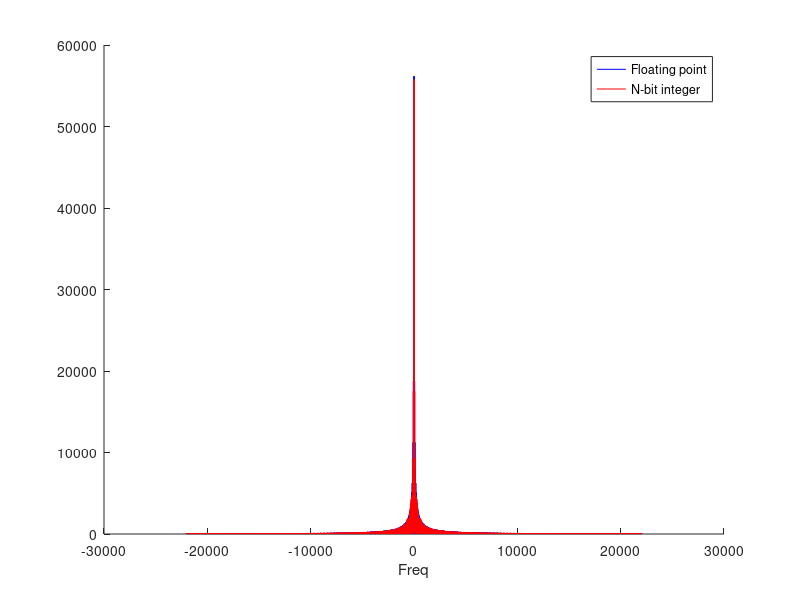
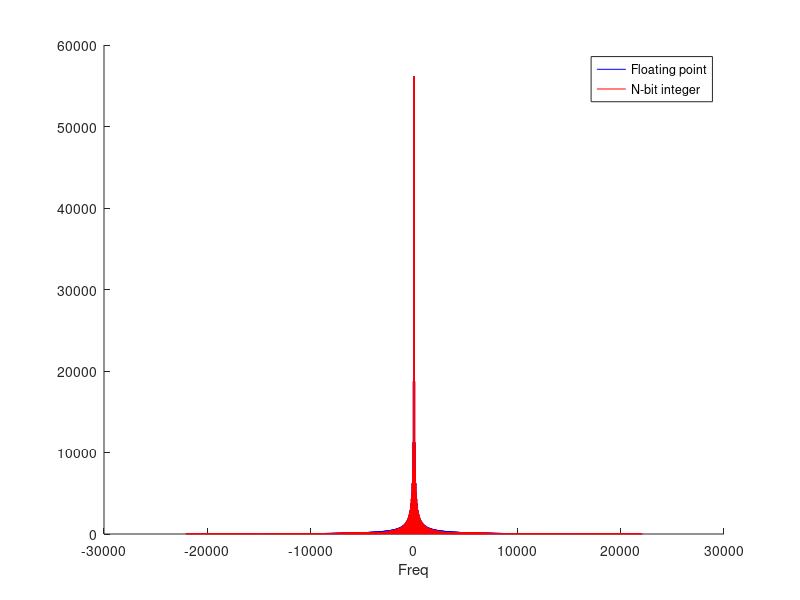
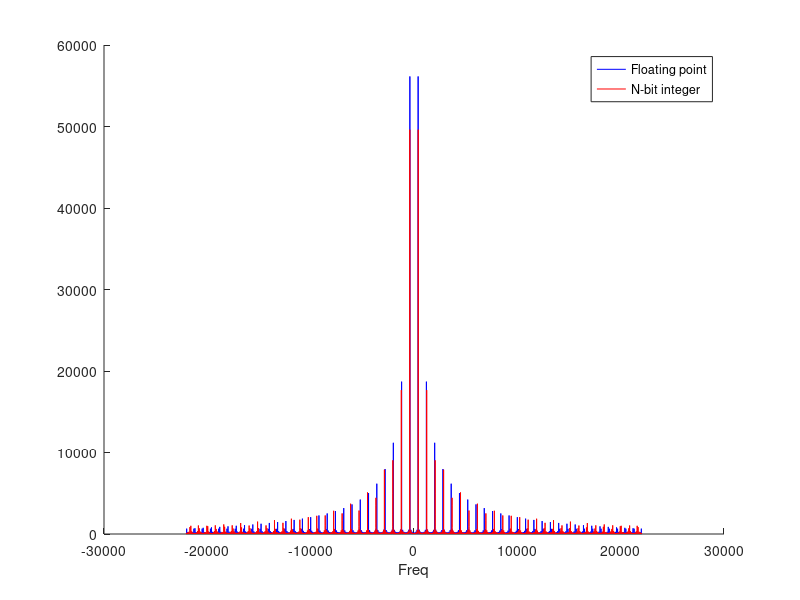
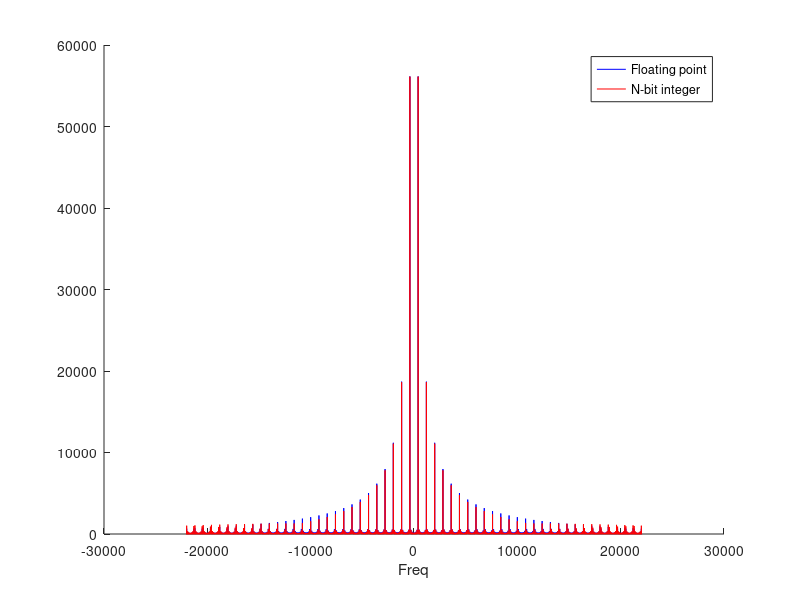

Reproduce these figures in MATLAB, in order.
fo_vals = [20, 400, 1800, 5500, 10000];
n_vals = [10, 20];
for i = fo_vals
    % DDS project
    fs=44100;
    Ts=1/fs;
    signal_duration=2;
    kval=[0:signal_duration*fs];
    tval=kval*Ts;
    %fo=20001.8;
    fo=i; %20, 400, 1800, 5500, 10000
    % table
    ta = [-1 1];
    % alpha = fo/(fs/2)
    alpha = fo/(fs/2);
    % (-1)^POWER formula
    xdds=(-1).^round(alpha*kval);

    % Table/array based formula
    xdds1=ta(1 + mod(round(alpha*kval),2));

    % Integer arithmetic based formula
    % alpha = M/2^N
    for j = n_vals
        N=j;
        M=round(2^N*alpha);
        xdds2=ta(1 + mod(round((M/2^N)*kval),2));

        %sound(xdds, fs);

        figure; clf; hold on;
        xdds1=xdds1-mean(xdds1);
        plot(linspace(-fs/2,fs/2,length(xdds1)),abs(fftshift(fft(xdds1))),'b-')
        xdds2=xdds2-mean(xdds2);
        plot(linspace(-fs/2,fs/2,length(xdds2)),abs(fftshift(fft(xdds2))),'r-')
        xlabel('Freq');
        legend('Floating point','N-bit integer');
    end
end
